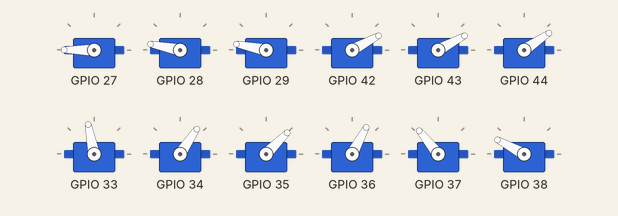
The sketch below on a simulated ESP32. Parts: 12 × servo.

Above: at 1.95 s.
At 9.1 s:
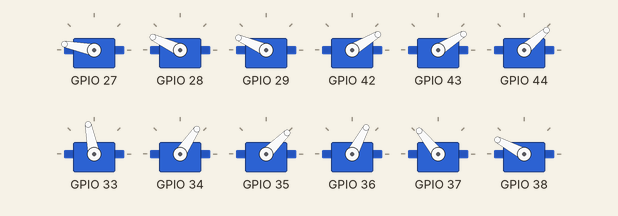
At 9.35 s:
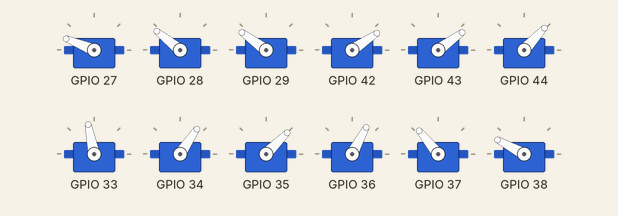
At 9.6 s:
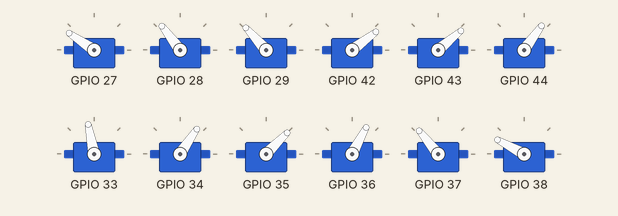
At 14.9 s:
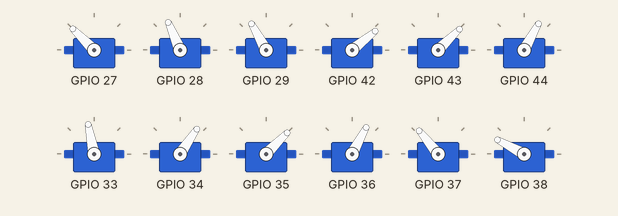
Timing chart, 0 to 18.8 s (numbered marks = the images above):
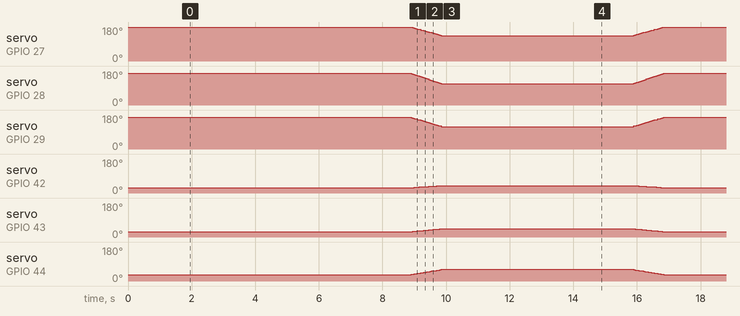

The sketch:

Spooky.ino
```cpp
#include <Servo.h>

int pos=0;
int walkspeed=50;

// define servo center positions (Spider at rest)
int svc[36]={
  2300,2200,2200,     // D27 thigh1, D28 thigh2, D29 thigh3   0,1,2
  1150,1150,950,     // D30 knee 1, D31 knee 2, D32 knee 3   3,4,5,
  1600,1200,1100,     // D33 hip  1, D34 hip  2, D35 hip  3   6,7,8
  1250,1850,2050,     // D36 hip  4, D37 hip  5, D38 hip  6   9,10,11
  1850,1850,2050,     // D39 knee 4, D40 knee 5, D41 knee 6   12,13,14,
  950,950,1000,        // D42 thigh4, D43 thigh5, D44 thigh6   15,16,17

  // define servo center positions (Spider standing)
  1900,1700,1750,     // D27 thigh1, D28 thigh2, D29 thigh3
  1500,1400,1400,     // D30 knee 1, D31 knee 2, D32 knee 3
  1600,1200,1100,     // D33 hip  1, D34 hip  2, D35 hip  3
  1250,1850,2050,     // D36 hip  4, D37 hip  5, D38 hip  6
  1700,1700,1800,     // D39 knee 4, D40 knee 5, D41 knee 6
  1050,1100,1250,     // D42 thigh4, D43 thigh5, D44 thigh6

};

int svt[18];  // storage of temporary servo calculations used to control speed and direction of servos

int svp[18];  // actual servo positions

Servo sv[18];

/**********************Set up Servos******************/
void setup()
{
  for(int i=0;i<18;i++)
  {
    svp[i]=svc[i];
  }
  delay (1000);
//
//   sv[15].attach(27 + 15, 700, 2300);
//  delay(50);
//   sv[12].attach(27+12, 700, 2300);
//  delay(50);
//   sv[9].attach(27+9, 700, 2300);

for(int i=0; i<3;i++)        //intialize left thighs
  {
    sv[i].attach(27+i, 700, 2300);
    sv[i].writeMicroseconds(svc[i]);
    delay(50);
  }
for(int i=15; i<18;i++)      //intialize right thighs
  {
    sv[i].attach(27+i, 700, 2300);
    sv[i].writeMicroseconds(svc[i]);
    delay(50);
  }
for(int i=6; i<12;i++)      // initialzie all hips
  {
    sv[i].attach(27+i, 700, 2300);
    sv[i].writeMicroseconds(svc[i]);
    delay(50);
  }
for(int i=12; i<15;i++)      // initialize right knees
  {
    sv[i].attach(27+i, 700, 2300);
    sv[i].writeMicroseconds(svc[i]);
    delay(50);
  }
for(int i=3; i<6;i++)      // initialize left knees
  {
    sv[i].attach(27+i, 700, 2300);
    sv[i].writeMicroseconds(svc[i]);
    delay(50);
  }
//if (pos>0) SitStand();
//delay (1000);
}
/**********************END SETUP*****************************/

void SitStand()
{
  for (int i=0; i<18; i++)
  {
    svt[i]=(svc[i+pos]-svp[i])/20;
    if (svc[i+pos]==0) svt[i]=0;
  }
  for (int j=0; j<20; j++)
  {
    for (int i=0; i<18; i++)
    {
      svp[i]+=svt[i];
      sv[i].writeMicroseconds(svp[i]);
    }
    delay (walkspeed);
  }
}

void ServoUpdate()
{
  for (int i=0; i<18; i++)
    {
      sv[i].writeMicroseconds(svp[i]);
    }
}

/************************WALKING ROUTINES******************/

void Forward()
{
  for (int i=18; i<18; i++)
  {
    svp[i-18]=svc[i];
  }
  ServoUpdate();

  /*****MOVE LEFT FRONT LEG FORWARD******/
  sv[0].writeMicroseconds(svp[0]-500);
  sv[6].writeMicroseconds(svp[6]-300);
  sv[0].writeMicroseconds(svp[0]);
  delay(walkspeed);

  /*****MOVE RIGHT FRONT LEG FORWARD*****/
  sv[15].writeMicroseconds(svp[15]+500);
  sv[9].writeMicroseconds(svp[9]+300);
  sv[15].writeMicroseconds(svp[15]);
  delay(walkspeed);

}

void loop()
{
  delay(1000);
//
//  sv[15].writeMicroseconds(800);
//  delay(1000);
//
//  sv[12].writeMicroseconds(1850);
//  delay(1000);
//
//  sv[9].writeMicroseconds(1350);
//  delay(10000);
  pos=0;
  SitStand();
  delay(5000);
  pos=18;
  SitStand();
  delay(5000);
//  SitStand();
//  delay(10000);
//  pos=0;
}
```
